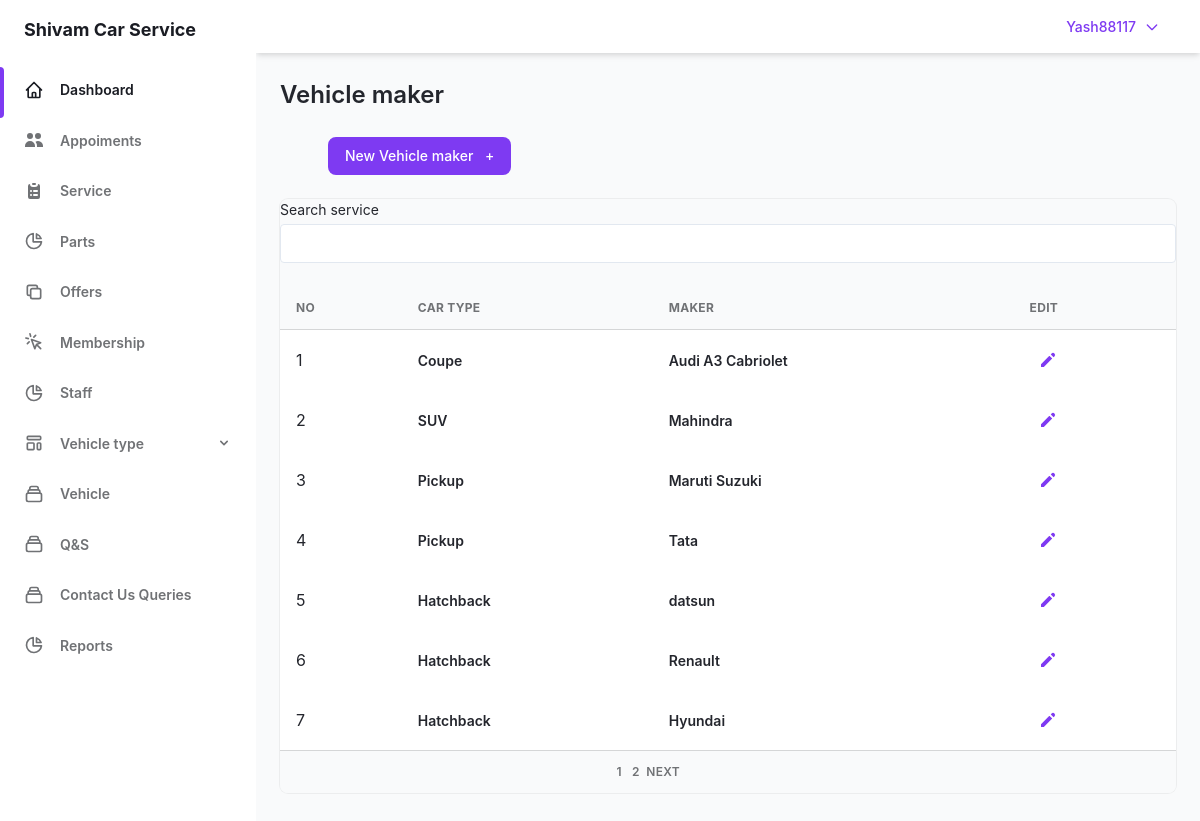
/admin/v-brand.php (signed in), run on the app's committed database.
### tables this page shows
CREATE TABLE `user` (
  `user_id` int(5) NOT NULL,
  `user_name` varchar(30) NOT NULL,
  `user_pass` varchar(40) NOT NULL,
  `user_email` varchar(50) NOT NULL,
  `user_add` varchar(255) NOT NULL,
  `user_phone` bigint(10) DEFAULT NULL,
  `user_sec_ques` varchar(50) NOT NULL,
  `user_sec_ans` varchar(20) NOT NULL,
  `companycompany_id` int(5) NOT NULL,
  `otp` int(5) DEFAULT NULL
);

CREATE TABLE `maker` (
  `maker_id` int(2) NOT NULL,
  `maker_name` varchar(20) NOT NULL,
  `car_typecar_type_id` int(1) NOT NULL
);

CREATE TABLE `car_type` (
  `car_type_id` int(1) NOT NULL,
  `name` varchar(100) NOT NULL
);

### admin/v-brand.php (the view, shortened to what this page needs)
<?php require "sidebar.php";
require "../lockscreen/connection.php"; ?>
<main class="h-full pb-16 overflow-y-auto">
  <div class="container grid px-6 mx-auto">
    <h2 class="my-6 text-2xl font-semibold text-gray-700 dark:text-gray-200">
      Vehicle maker
    </h2>
    <div class="px-6 mb-6   flex  justify-start space-x-6  ">
      <a href="../admin/add_v_brand.php">
        <button class="items-center    px-4 py-2 text-sm font-medium leading-5 text-white transition-colors duration-150 bg-purple-600 border border-transparent rounded-lg active:bg-purple-600 hover:bg-purple-700 focus:outline-none focus:shadow-outline-purple">
          New Vehicle maker
          <span class="ml-2" aria-hidden="true">+</span>
      </a>
    </div>
    <div class="w-full overflow-hidden rounded-lg shadow-xs">
      <div class="w-full overflow-x-auto">
        <?php
        $limit = 7;
        if (isset($_GET['page'])) {
          $page = $_GET['page'];
        } else {
          $page = 1;
        }
        $offset = ($page - 1) * $limit;
        $sql = "SELECT maker.* , car_type.name FROM maker JOIN car_type ON maker.car_typecar_type_id = car_type.car_type_id LIMIT {$offset},{$limit}";
        $res = mysqli_query($con, $sql)  or die("quary failed");
        if (mysqli_num_rows($res) > 0) {
        ?>
          <table class="w-full whitespace-no-wrap" id="tbl_body">
            <label class="block text-sm">
              <span class="text-gray-700 dark:text-gray-400">Search service</span>
              <input name="maker_find" id="maker_find" type="text" class="block w-full mt-1 text-sm dark:border-gray-600 dark:bg-gray-700 focus:border-purple-400 focus:outline-none focus:shadow-outline-purple dark:text-gray-300 dark:focus:shadow-outline-gray form-input" />
            </label><br>
            <thead>
              <tr class="text-xs font-semibold tracking-wide text-left text-gray-500 uppercase border-b dark:border-gray-700 bg-gray-50 dark:text-gray-400 dark:bg-gray-800">
                <th class="px-4 py-3">No</th>
                <th class="px-4 py-3">Car Type</th>
                <th class="px-4 py-3">maker</th>
                <th class="px-4 py-3">Edit </th>
              </tr>
            </thead>
            <?php
            $cnt = 1;
            while ($row =  mysqli_fetch_array($res)) {
            ?>
              <tbody class="bg-white divide-y dark:divide-gray-700 dark:bg-gray-800">
                <tr class="text-gray-700 dark:text-gray-400">
                  <td class="px-4 py-3"> <?php echo $cnt;
                                          $cnt++; ?></td>
                  <td class="px-4 py-3">
                    <div class="flex items-center text-sm">
                      <div>
                        <p class="font-semibold">
                          <?php echo $row['name']; ?>
                        </p>
                      </div>
                    </div>
                  </td>
                  <td class="px-4 py-3">
                    <div class="flex items-center text-sm">
                      <div>
                        <p class="font-semibold">
                          <?php echo $row['maker_name']; ?>
                        </p>
                      </div>
                    </div>
                  </td>
                  <td class="px-4 py-3">
                    <div class="flex items-center space-x-4 text-sm">
                      <button class="flex items-center justify-between px-2 py-2 text-sm font-medium leading-5 text-purple-600 rounded-lg dark:text-gray-400 focus:outline-none focus:shadow-outline-gray" aria-label="Edit">
                        <a href='add_v_brand.php?id=<?php echo $row['maker_id']; ?>'>
                          <svg class="w-5 h-5" aria-hidden="true" fill="currentColor" viewBox="0 0 20 20">
                            <path d="M13.586 3.586a2 2 0 112.828 2.828l-.793.793-2.828-2.828.793-.793zM11.379 5.793L3 14.172V17h2.828l8.38-8.379-2.83-2.828z"></path>
                          </svg>
                        </a>
                      </button>
                    </div>
                  </td>
                </tr>
              </tbody>
            <?php } ?>
          </table>
        <?php } ?>
        <div class="grid px-4 py-3 text-xs font-semibold tracking-wide text-gray-500 uppercase border-t dark:border-gray-700 bg-gray-50 sm:grid-cols-9 dark:text-gray-400 dark:bg-gray-800">
          <span class="flex col-span-4 mt-2 sm:mt-auto sm:justify-end" id="pagination">
            <?php
            $sql1 = "SELECT *  from maker";
            $result1 = mysqli_query($con, $sql1) or die("Query Failed.");
            if (mysqli_num_rows($result1) > 0) {
              $total_records = mysqli_num_rows($result1);
              $total_page = ceil($total_records / $limit);
              echo '<ul class="inline-flex items-center">';
              for ($i = 1; $i <= $total_page; $i++) {
                if ($i == $page) {
                  $active = "active";
                } else {
                  $active = "";
                }
                echo '<li class="' . $active . ' "> &nbsp; <a href="v-brand.php?page=' . $i . '">' . $i  . '&nbsp;</a></li>';
              }
              if ($total_page > $page) {
                echo '<li><a href="v-brand.php?page=' . ($page + 1) . '">&nbsp;Next</a></li>';
              }
              echo '</ul>';
            }
            ?>
          </span>
        </div>
      </div>
    </div>
  </div>
  </div>
</div>
</body>
</html>

### admin/sidebar.php (shortened to what this page needs)
<?php
require_once "../lockscreen/connection.php";
?>
<!DOCTYPE html>
<html :class="{ 'theme-dark': dark }" x-data="data()" lang="en">
<head>
  <link rel="stylesheet" href="./assets/css/tailwind.output.css" />
  <link rel="stylesheet" href="https://cdnjs.cloudflare.com/ajax/libs/Chart.js/2.9.3/Chart.min.css" />
</head>
<div class="flex h-screen bg-gray-50 dark:bg-gray-900" :class="{ 'overflow-hidden': isSideMenuOpen }">
  <aside class="z-20 hidden w-64 overflow-y-auto bg-white dark:bg-gray-800 md:block flex-shrink-0">
    <div class="py-4 text-gray-500 dark:text-gray-400">
      <a class="ml-6 text-lg font-bold text-gray-800 dark:text-gray-200" href="Dassboard.php">
        Shivam Car Service
      </a>
      <ul class="mt-6">
        <li class="relative px-6 py-3">
          <span class="absolute inset-y-0 left-0 w-1 bg-purple-600 rounded-tr-lg rounded-br-lg" aria-hidden="true"></span>
          <a class="inline-flex items-center w-full text-sm font-semibold text-gray-800 transition-colors duration-150 hover:text-gray-800 dark:hover:text-gray-200 dark:text-gray-100" href="../admin/Dassboard.php">
            <span class="ml-4">Dashboard</span>
          </a>
        </li>
      </ul>
      <ul>
        <li class="relative px-6 py-3">
          <a class="inline-flex items-center w-full text-sm font-semibold transition-colors duration-150 hover:text-gray-800 dark:hover:text-gray-200" href="Appoiments.php">
            <svg xmlns="http://www.w3.org/2000/svg" class="h-5 w-5" viewBox="0 0 20 20" fill="currentColor">
              <path d="M9 6a3 3 0 11-6 0 3 3 0 016 0zM17 6a3 3 0 11-6 0 3 3 0 016 0zM12.93 17c.046-.327.07-.66.07-1a6.97 6.97 0 00-1.5-4.33A5 5 0 0119 16v1h-6.07zM6 11a5 5 0 015 5v1H1v-1a5 5 0 015-5z" />
            </svg>
            <span class="ml-4">Appoiments</span>
          </a>
        </li>
        <li class="relative px-6 py-3">
          <a class="inline-flex items-center w-full text-sm font-semibold transition-colors duration-150 hover:text-gray-800 dark:hover:text-gray-200" href="../admin/service.php">
            <span class="ml-4">Service</span>
          </a>
        </li>
        <li class="relative px-6 py-3">
          <a class="inline-flex items-center w-full text-sm font-semibold transition-colors duration-150 hover:text-gray-800 dark:hover:text-gray-200" href="parts.php">
            <svg class="w-5 h-5" aria-hidden="true" fill="none" stroke-linecap="round" stroke-linejoin="round" stroke-width="2" viewBox="0 0 24 24" stroke="currentColor">
              <path d="M11 3.055A9.001 9.001 0 1020.945 13H11V3.055z"></path>
              <path d="M20.488 9H15V3.512A9.025 9.025 0 0120.488 9z"></path>
            </svg>
            <span class="ml-4">Parts</span>
          </a>
        </li>
        <li class="relative px-6 py-3">
          <a class="inline-flex items-center w-full text-sm font-semibold transition-colors duration-150 hover:text-gray-800 dark:hover:text-gray-200" href="offers.php">
            <svg class="w-5 h-5" aria-hidden="true" fill="none" stroke-linecap="round" stroke-linejoin="round" stroke-width="2" viewBox="0 0 24 24" stroke="currentColor">
              <path d="M8 16H6a2 2 0 01-2-2V6a2 2 0 012-2h8a2 2 0 012 2v2m-6 12h8a2 2 0 002-2v-8a2 2 0 00-2-2h-8a2 2 0 00-2 2v8a2 2 0 002 2z"></path>
            </svg>
            <span class="ml-4">Offers</span>
          </a>
        </li>
        <li class="relative px-6 py-3">
          <a class="inline-flex items-center w-full text-sm font-semibold transition-colors duration-150 hover:text-gray-800 dark:hover:text-gray-200" href="Membership.php">
            <svg class="w-5 h-5" aria-hidden="true" fill="none" stroke-linecap="round" stroke-linejoin="round" stroke-width="2" viewBox="0 0 24 24" stroke="currentColor">
              <path d="M15 15l-2 5L9 9l11 4-5 2zm0 0l5 5M7.188 2.239l.777 2.897M5.136 7.965l-2.898-.777M13.95 4.05l-2.122 2.122m-5.657 5.656l-2.12 2.122"></path>
            </svg>
            <span class="ml-4">Membership</span>
          </a>
        </li>
        <li class="relative px-6 py-3">
          <a class="inline-flex items-center w-full text-sm font-semibold transition-colors duration-150 hover:text-gray-800 dark:hover:text-gray-200" href="staff.php">
            <svg class="w-5 h-5" aria-hidden="true" fill="none" stroke-linecap="round" stroke-linejoin="round" stroke-width="2" viewBox="0 0 24 24" stroke="currentColor">
              <path d="M11 3.055A9.001 9.001 0 1020.945 13H11V3.055z"></path>
              <path d="M20.488 9H15V3.512A9.025 9.025 0 0120.488 9z"></path>
            </svg>
            <span class="ml-4">Staff</span>
          </a>
        </li>
        <li class="relative px-6 py-3">
          <button class="inline-flex items-center justify-between w-full text-sm font-semibold transition-colors duration-150 hover:text-gray-800 dark:hover:text-gray-200" @click="togglePagesMenu" aria-haspopup="true">
            <span class="inline-flex items-center">
              <span class="ml-4">Vehicle type</span>
            </span>
            <svg class="w-4 h-4" aria-hidden="true" fill="currentColor" viewBox="0 0 20 20">
              <path fill-rule="evenodd" d="M5.293 7.293a1 1 0 011.414 0L10 10.586l3.293-3.293a1 1 0 111.414 1.414l-4 4a1 1 0 01-1.414 0l-4-4a1 1 0 010-1.414z" clip-rule="evenodd"></path>
            </svg>
          </button>
        </li>
        <li class="relative px-6 py-3">
          <a class="inline-flex items-center w-full text-sm font-semibold transition-colors duration-150 hover:text-gray-800 dark:hover:text-gray-200" href="Vehicle.php">
            <span class="ml-4">Vehicle</span>
          </a>
        </li>
        <li class="relative px-6 py-3">
          <a class="inline-flex items-center w-full text-sm font-semibold transition-colors duration-150 hover:text-gray-800 dark:hover:text-gray-200" href="Q&S.php">
            <span class="ml-4">Q&S</span>
          </a>
        </li>
        <li class="relative px-6 py-3">
          <a class="inline-flex items-center w-full text-sm font-semibold transition-colors duration-150 hover:text-gray-800 dark:hover:text-gray-200" href="Contact_Us_Queries.php">
            <span class="ml-4">Contact Us Queries</span>
          </a>
        </li>
        <li class="relative px-6 py-3">
          <a class="inline-flex items-center w-full text-sm font-semibold transition-colors duration-150 hover:text-gray-800 dark:hover:text-gray-200" href="Reports.php">
            <svg class="w-5 h-5" aria-hidden="true" fill="none" stroke-linecap="round" stroke-linejoin="round" stroke-width="2" viewBox="0 0 24 24" stroke="currentColor">
              <path d="M11 3.055A9.001 9.001 0 1020.945 13H11V3.055z"></path>
              <path d="M20.488 9H15V3.512A9.025 9.025 0 0120.488 9z"></path>
            </svg>
            <span class="ml-4">Reports</span>
          </a>
        </li>
      </ul>
    </div>
  </aside>
  <div class="flex flex-col flex-1 w-full">
    <header class="z-10 py-4 bg-white shadow-md dark:bg-gray-800">
      <div class="container flex items-center justify-end h-full px-6 mx-auto text-purple-600 dark:text-purple-300">
        <?php
        $email = $_SESSION['admin_login'];
        $get_username = "SELECT * FROM user WHERE user_email = '$email'";
        $res = mysqli_query($con, $get_username);
        $username = mysqli_fetch_array($res);
        ?>
        <button class=" font-medium rounded-lg text-sm px-4 py-2.5 text-center inline-flex items-center" type="button" data-dropdown-toggle="dropdown"><?php echo $username['user_name']; ?><svg class="w-4 h-4 ml-2" fill="none" stroke="currentColor" viewBox="0 0 24 24" xmlns="http://www.w3.org/2000/svg">
            <path stroke-linecap="round" stroke-linejoin="round" stroke-width="2" d="M19 9l-7 7-7-7"></path>
          </svg>
        </button>
      </div>
    </header>

### data on the page
user: user_name "Yash88117"
maker: car_typecar_type.name "Coupe", maker_name "Audi A3 Cabriolet"
maker: car_typecar_type.name "SUV", maker_name "Mahindra"
maker: car_typecar_type.name "Pickup", maker_name "Maruti Suzuki"
maker: car_typecar_type.name "Pickup", maker_name "Tata"
maker: car_typecar_type.name "Hatchback", maker_name "datsun"
maker: car_typecar_type.name "Hatchback", maker_name "Renault"
maker: car_typecar_type.name "Hatchback", maker_name "Hyundai"
